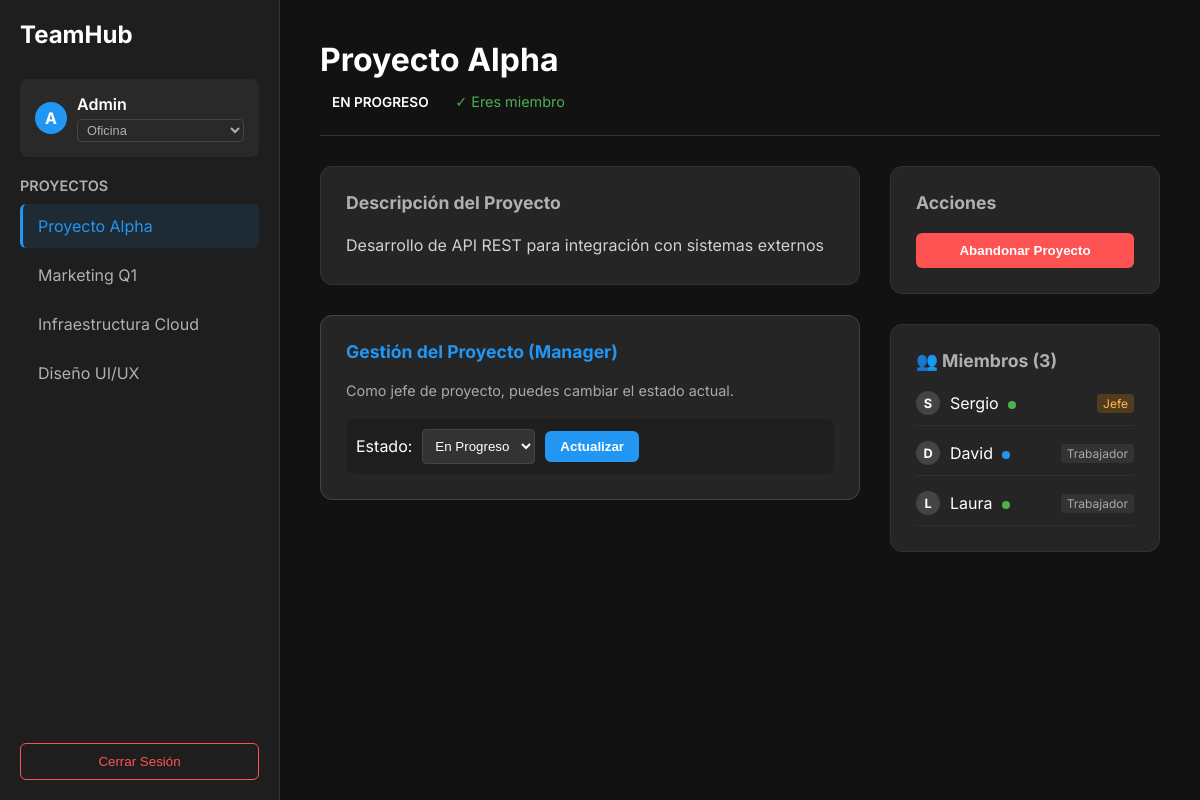
/ui/index.php (signed in), run on the app's committed database.
### tables this page shows
CREATE TABLE users (
    id INT AUTO_INCREMENT PRIMARY KEY,
    username VARCHAR(50) NOT NULL,
    email VARCHAR(100) NOT NULL UNIQUE,
    password VARCHAR(255) NOT NULL,
    role ENUM('admin', 'user') DEFAULT 'user',
    status ENUM('Oficina', 'Teletrabajo', 'Ausente', 'Reunión', 'Desconectado') DEFAULT 'Oficina',
    created_at TIMESTAMP DEFAULT CURRENT_TIMESTAMP
);

CREATE TABLE teams (
    id INT AUTO_INCREMENT PRIMARY KEY,
    name VARCHAR(100) NOT NULL,
    description TEXT,
    status ENUM('En Progreso', 'Completado', 'Pausado', 'Cancelado') DEFAULT 'En Progreso',
    gather_space_id VARCHAR(255) DEFAULT NULL,
    gather_space_url VARCHAR(500) DEFAULT NULL,
    gather_enabled BOOLEAN DEFAULT FALSE,
    created_by INT,
    created_at TIMESTAMP DEFAULT CURRENT_TIMESTAMP,
    FOREIGN KEY (created_by) REFERENCES users(id) ON DELETE SET NULL
);

CREATE TABLE team_members (
    id INT AUTO_INCREMENT PRIMARY KEY,
    user_id INT NOT NULL,
    team_id INT NOT NULL,
    role ENUM('admin', 'member') DEFAULT 'member',
    joined_at TIMESTAMP DEFAULT CURRENT_TIMESTAMP,
    FOREIGN KEY (user_id) REFERENCES users(id) ON DELETE CASCADE,
    FOREIGN KEY (team_id) REFERENCES teams(id) ON DELETE CASCADE,
    UNIQUE(user_id, team_id)
);

### motor/db.php (called while the page is built, shortened)
<?php
class Database {
    private static $instance = null;
    private $conn;
    private $host = 'db';
    private $user = 'root';
    private $pass = 'root';
    private $name = 'proyecto_dual';
    private function __construct() {
        try {
            $dsn = "mysql:host={$this->host};dbname={$this->name};charset=utf8mb4";
            $options = [
                PDO::ATTR_ERRMODE => PDO::ERRMODE_EXCEPTION,
                PDO::ATTR_DEFAULT_FETCH_MODE => PDO::FETCH_ASSOC,
                PDO::ATTR_EMULATE_PREPARES => false,
            ];
            $this->conn = new PDO($dsn, $this->user, $this->pass, $options);
        } catch (PDOException $e) {
            error_log("Database Connection Error: " . $e->getMessage());
            die("Error de conexión a la base de datos.");
        }
    }
    public static function getInstance() {
        if (self::$instance == null) {
            self::$instance = new Database();
        }
        return self::$instance;
    }
    public function getConnection() {
        return $this->conn;
    }
}

### modelo/consultas.php (called while the page is built, shortened)
<?php
require_once __DIR__ . '/../motor/db.php';
class Consultas {
    private $db;
    public function __construct() {
        $this->db = Database::getInstance()->getConnection();
    }
    public function obtenerUsuario($id) {
        $stmt = $this->db->prepare("SELECT * FROM users WHERE id = ?");
        $stmt->execute([$id]);
        return $stmt->fetch();
    }
    public function obtenerTodosLosEquipos() {
        $query = $this->db->query("SELECT * FROM teams");
        return $query ? $query->fetchAll() : [];
    }
    public function obtenerEquipo($id) {
        $stmt = $this->db->prepare("SELECT * FROM teams WHERE id = ?");
        $stmt->execute([$id]);
        return $stmt->fetch();
    }
    public function esMiembro($user_id, $team_id) {
        if ($this->esGlobalAdmin($user_id)) return true;
        $stmt = $this->db->prepare("SELECT 1 FROM team_members WHERE user_id = ? AND team_id = ?");
        $stmt->execute([$user_id, $team_id]);
        return (bool) $stmt->fetch();
    }
    public function obtenerRolUsuario($user_id, $team_id) {
        if ($this->esGlobalAdmin($user_id)) return 'admin';
        $stmt = $this->db->prepare("SELECT role FROM team_members WHERE user_id = ? AND team_id = ?");
        $stmt->execute([$user_id, $team_id]);
        return $stmt->fetchColumn();
    }
    private function esGlobalAdmin($user_id) {
        $stmt = $this->db->prepare("SELECT role FROM users WHERE id = ?");
        $stmt->execute([$user_id]);
        $role = $stmt->fetchColumn();
        return $role === 'admin';
    }
    public function obtenerMiembrosEquipo($team_id) {
        $stmt = $this->db->prepare("
            SELECT u.username, u.status, tm.role
            FROM users u
            JOIN team_members tm ON u.id = tm.user_id
            WHERE tm.team_id = ?
        ");
        $stmt->execute([$team_id]);
        return $stmt->fetchAll();
    }
}

### ui/index.php (the view, shortened to what this page needs)
<?php
require_once __DIR__ . '/../modelo/consultas.php';
$consultas = new Consultas();
$user_id = $_SESSION['user_id'];
$currentUser = $consultas->obtenerUsuario($user_id);
$username = $currentUser['username'];
$userStatus = $currentUser['status'];
$equipos = $consultas->obtenerTodosLosEquipos();
$selected_team_id = isset($_GET['team_id']) ? $_GET['team_id'] : (count($equipos) > 0 ? $equipos[0]['id'] : null);
$selected_team = null;
$miembros = [];
$user_role = null;
$es_miembro = false;
if ($selected_team_id) {
    $selected_team = $consultas->obtenerEquipo($selected_team_id);
    if ($selected_team) {
        $miembros = $consultas->obtenerMiembrosEquipo($selected_team_id);
        $user_role = $consultas->obtenerRolUsuario($user_id, $selected_team_id);
        $es_miembro = $consultas->esMiembro($user_id, $selected_team_id);
    }
}
?>
<!DOCTYPE html>
<html lang="es">
<head>
</head>
<body>
    <div class="sidebar">
        <div class="brand">TeamHub</div>
        <div class="user-profile">
            <div class="user-avatar"><?= strtoupper(substr($username, 0, 1)) ?></div>
            <div style="flex:1;">
                <div style="font-weight:600"><?= htmlspecialchars($username) ?></div>
                <form method="POST">
                    <select name="new_user_status" class="status-select" onchange="this.form.submit()">
                        <option value="Oficina" <?= $userStatus == 'Oficina' ? 'selected' : '' ?>>Oficina</option>
                    </select>
                </form>
            </div>
        </div>
        <div style="margin-bottom:10px; font-weight:600; color:var(--text-secondary); font-size:0.9rem;">PROYECTOS</div>
        <ul class="project-list">
            <?php foreach ($equipos as $equipo): ?>
                <li class="project-item">
                    <a href="?team_id=<?= $equipo['id'] ?>" class="project-link <?= $selected_team_id == $equipo['id'] ? 'active' : '' ?>">
                        <?= htmlspecialchars($equipo['name']) ?>
                    </a>
                </li>
            <?php endforeach; ?>
        </ul>
        <form method="POST">
            <button type="submit" name="logout" class="logout-btn">Cerrar Sesión</button>
        </form>
    </div>
    <div class="main-content">
        <?php if ($selected_team): ?>
            <div class="header">
                <div>
                    <h1 class="project-title"><?= htmlspecialchars($selected_team['name']) ?></h1>
                    <?php
                        $statusClass = str_replace(' ', '.', $selected_team['status'] ?? 'En.Progreso');
                    ?>
                    <span class="project-status status-<?= $statusClass ?>">
                        <?= htmlspecialchars($selected_team['status'] ?? 'En Progreso') ?>
                    </span>
                    <?php if ($es_miembro): ?>
                        <span style="font-size:0.9rem; color:#4CAF50; margin-left:10px;">✓ Eres miembro</span>
                    <?php endif; ?>
                </div>
            </div>
            <div class="content-grid">
                <div style="display:flex; flex-direction:column; gap:30px;">
                    <div class="card">
                        <h3>Descripción del Proyecto</h3>
                        <div class="description-text">
                            <?= nl2br(htmlspecialchars($selected_team['description'])) ?>
                        </div>
                    </div>
                    <?php if ($user_role === 'admin'): ?>
                        <div class="card" style="border-color: #444;">
                            <h3 style="color:var(--accent-color);">Gestión del Proyecto (Manager)</h3>
                            <p style="font-size:0.9rem; color:#aaa;">Como jefe de proyecto, puedes cambiar el estado actual.</p>
                            <form method="POST" class="status-form">
                                <label for="status">Estado:</label>
                                <select name="new_status" id="status">
                                    <option value="En Progreso" <?= ($selected_team['status'] ?? '') == 'En Progreso' ? 'selected' : '' ?>>En Progreso</option>
                                </select>
                                <button type="submit" name="update_status" class="btn btn-primary" style="padding:8px 15px;">Actualizar</button>
                            </form>
                        </div>
                    <?php endif; ?>
                </div>
                <div style="display:flex; flex-direction:column; gap:30px;">
                    <div class="card">
                        <h3>Acciones</h3>
                        <form method="POST">
                            <?php if ($es_miembro): ?>
                                <button type="submit" name="leave_team" class="btn btn-danger" style="width:100%">Abandonar Proyecto</button>
                            <?php else: ?>
                                <button type="submit" name="join_team" class="btn btn-primary" style="width:100%">Unirse al Proyecto</button>
                            <?php endif; ?>
                        </form>
                    </div>
                    <div class="card">
                        <h3>👥 Miembros (<?= count($miembros) ?>)</h3>
                        <?php if (empty($miembros)): ?>
                            <p style="color:#666; font-style:italic;">No hay miembros aún.</p>
                        <?php else: ?>
                            <div class="member-list">
                                <?php foreach ($miembros as $m): ?>
                                    <div class="member-item">
                                        <div class="member-info">
                                            <div class="user-avatar" style="width:24px; height:24px; font-size:0.8rem; background:#444;">
                                                <?= strtoupper(substr($m['username'], 0, 1)) ?>
                                            </div>
                                            <div>
                                                <span><?= htmlspecialchars($m['username']) ?></span>
                                                <span class="status-dot user-status-<?= $m['status'] ?>" title="<?= $m['status'] ?>" style="margin-left:5px;"></span>
                                            </div>
                                        </div>
                                        <?php if ($m['role'] === 'admin'): ?>
                                            <span class="role-badge role-admin">Jefe</span>
                                        <?php else: ?>
                                            <span class="role-badge">Trabajador</span>
                                        <?php endif; ?>
                                    </div>
                                <?php endforeach; ?>
                            </div>
                        <?php endif; ?>
                    </div>
                </div>
            </div>
        <?php else: ?>
            <div style="display:flex; justify-content:center; align-items:center; height:100%; color:#555;">
                <h2>Selecciona un proyecto de la izquierda para ver detalles</h2>
            </div>
        <?php endif; ?>
    </div>
</body>
</html>

### ui/index.php (style rules this page uses)
:root { --bg-color: #121212; --sidebar-bg: #1e1e1e; --card-bg: #252525; --text-primary: #ffffff; --text-secondary: #b0b0b0; --accent-color: #2196F3; --danger-color: #ff5252; --success-color: #4CAF50; --warning-color: #FFC107; --border-color: #333; }
body { font-family: 'Inter', sans-serif; margin: 0; height: 100vh; display: grid; grid-template-columns: 280px 1fr; background-color: var(--bg-color); color: var(--text-primary); overflow: hidden; }
.sidebar { background-color: var(--sidebar-bg); border-right: 1px solid var(--border-color); display: flex; flex-direction: column; padding: 20px; }
.brand { font-size: 1.5rem; font-weight: 700; margin-bottom: 30px; color: var(--text-primary); display: flex; align-items: center; gap: 10px; }
.user-profile { display: flex; align-items: center; gap: 10px; padding: 15px; background: rgba(255,255,255,0.05); border-radius: 8px; margin-bottom: 20px; }
.user-avatar { width: 32px; height: 32px; background: var(--accent-color); border-radius: 50%; display: flex; align-items: center; justify-content: center; font-weight: bold; }
.status-select { background: transparent; color: var(--text-secondary); border: 1px solid #444; border-radius: 4px; padding: 2px 5px; font-size: 0.8rem; margin-top: 5px; width: 100%; cursor: pointer; }
.project-list { list-style: none; padding: 0; margin: 0; flex-grow: 1; overflow-y: auto; }
.project-item { margin-bottom: 5px; }
.project-link { display: block; padding: 12px 15px; color: var(--text-secondary); text-decoration: none; border-radius: 6px; transition: all 0.2s; border-left: 3px solid transparent; }
.project-link.active { background-color: rgba(33, 150, 243, 0.1); color: var(--accent-color); border-left-color: var(--accent-color); }
.logout-btn { margin-top: auto; background: none; border: 1px solid var(--danger-color); color: var(--danger-color); padding: 10px; border-radius: 6px; cursor: pointer; transition: 0.2s; width: 100%; }
.main-content { padding: 40px; overflow-y: auto; }
.header { display: flex; justify-content: space-between; align-items: flex-start; margin-bottom: 30px; padding-bottom: 20px; border-bottom: 1px solid var(--border-color); }
.project-title { font-size: 2rem; margin: 0 0 10px 0; }
.project-status { display: inline-block; padding: 5px 12px; border-radius: 20px; font-size: 0.85rem; font-weight: 600; text-transform: uppercase; }
.content-grid { display: grid; grid-template-columns: 2fr 1fr; gap: 30px; }
.card { background: var(--card-bg); border-radius: 12px; padding: 25px; border: 1px solid var(--border-color); }
.card h3 { margin-top: 0; margin-bottom: 20px; font-size: 1.1rem; color: var(--text-secondary); }
.description-text { line-height: 1.6; color: #d0d0d0; }
.member-list { display: flex; flex-direction: column; gap: 15px; }
.member-item { display: flex; align-items: center; justify-content: space-between; padding-bottom: 10px; border-bottom: 1px solid rgba(255,255,255,0.05); }
.member-info { display: flex; align-items: center; gap: 10px; }
.role-badge { font-size: 0.75rem; padding: 2px 6px; border-radius: 4px; background: #333; color: #aaa; }
.role-admin { background: rgba(255, 152, 0, 0.2); color: #FFB74D; }
.status-dot { height: 8px; width: 8px; border-radius: 50%; display: inline-block; margin-right: 5px; }
.user-status-Oficina { background-color: #4CAF50; }
.user-status-Teletrabajo { background-color: #2196F3; }
.btn { padding: 10px 20px; border: none; border-radius: 6px; cursor: pointer; font-weight: 600; transition: 0.2s; }
.btn-primary { background: var(--accent-color); color: white; }
.btn-danger { background: var(--danger-color); color: white; }
.status-form { display: flex; align-items: center; gap: 10px; background: rgba(0,0,0,0.2); padding: 10px; border-radius: 8px; margin-top: 20px; }
select { background: #333; color: white; border: 1px solid #444; padding: 8px; border-radius: 4px; outline: none; }

### data on the page
users: username "A", username "Admin", new_user_status "Oficina"
teams: name "Proyecto Alpha", status "EN PROGRESO", description "Desarrollo de API REST para integración con sistemas externos", new_status "En Progreso"
teams: name "Marketing Q1"
teams: name "Infraestructura Cloud"
teams: name "Diseño UI/UX"
team_members: user.username "S", user.username "Sergio", role "Jefe"
team_members: user.username "D", user.username "David", role "Trabajador"
team_members: user.username "L", user.username "Laura", role "Trabajador"

### other printed values
count($miembros) "3"
